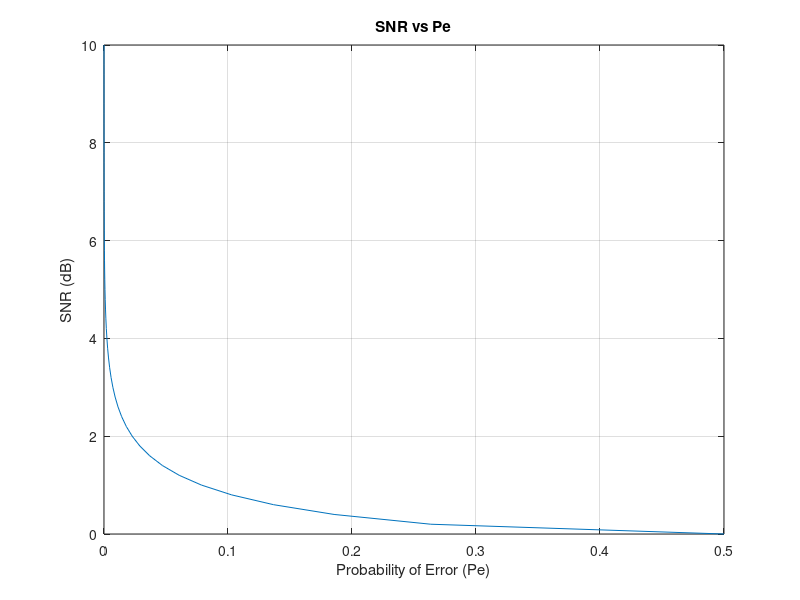
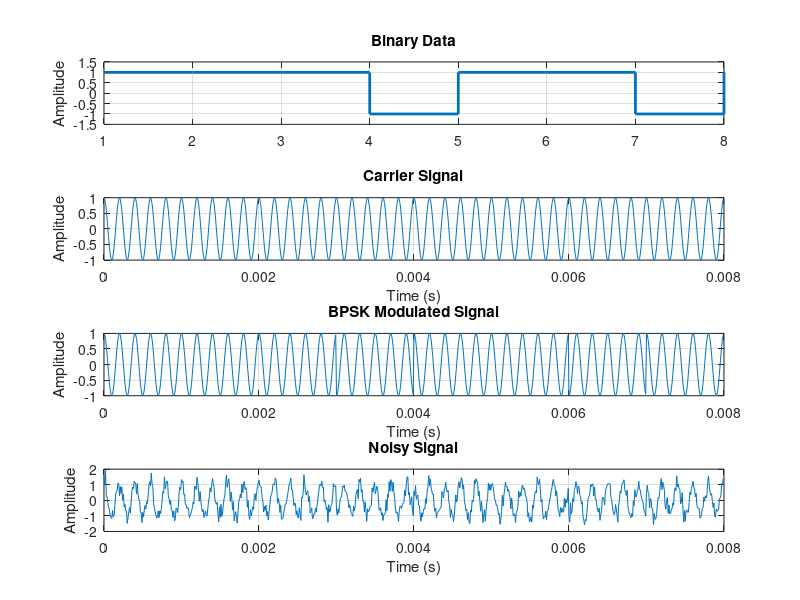

The MATLAB source for these figures, in order:
% Clear all variables, close figures, and clear command window
clear all;
clc;
close all;

% Parameters
n = 8; % Number of bits
SNR = 0:0.2:10; % SNR range in dB

% Generate BPSK Data Bits
data_bits = randi([0, 1], 1, n, "int8"); % Random binary data to be transmitted
for i = 1:length(data_bits)
    if data_bits(i) == 0
        data_bits(i) = -1; % Convert 0s to -1 for BPSK modulation
    end
end
display(data_bits);

% Transmission Parameters
bit_rate = 1e3;                  % Bit rate in bits per second
carrier_freq = 5e3;              % Carrier frequency in Hz
sampling_freq = 1e5;             % Sampling frequency (must be much higher than carrier frequency)
samples_per_bit = sampling_freq / bit_rate;  % Number of samples per bit

% Generate time vector for the signal duration
t = 0:1/sampling_freq:(length(data_bits) / bit_rate) - 1 / sampling_freq;

% Generate the carrier signal
carrier = cos(2 * pi * carrier_freq * t); % Carrier waveform at specified frequency

% BPSK Modulation
bpsk_signal = zeros(1, length(t));  % Initialize BPSK modulated signal
for i = 1:length(data_bits)
    if data_bits(i) == 1
        bpsk_signal((i-1)*samples_per_bit+1 : i*samples_per_bit) = carrier((i-1)*samples_per_bit+1 : i*samples_per_bit);
    else
        bpsk_signal((i-1)*samples_per_bit+1 : i*samples_per_bit) = -carrier((i-1)*samples_per_bit+1 : i*samples_per_bit);
    end
end

% Add Gaussian Noise to the BPSK Signal
Noisy_signal = awgn(bpsk_signal, 10); 



% Calculate Bit Energy (Eb)
Eb = sum(data_bits.^2) / length(data_bits); % Average bit energy
display(Eb);

% Calculate Noise Power and Probability of Error (Pe)
noise_power = Eb ./ SNR; % Calculate noise power for each SNR value
Pe = qfunc(sqrt(2 * SNR)); % Calculate theoretical Pe using Q-function

% Demodulate Noisy Signal
noisysignal_list = awgn(bpsk_signal,0.0001);
guess_bits = zeros(1, length(data_bits));
for i = 1:length(data_bits)
    if Noisy_signal((i-1)*samples_per_bit+1) > 0
        guess_bits(i) = 1;
    else
        guess_bits(i) = -1;
    end
end
display(guess_bits);

% Calculate Bit Error Rate (BER)
% Count the number of bit errors
bit_errors = sum(data_bits ~= guess_bits);

% Calculate BER
BER = bit_errors / length(data_bits);

% Display BER
disp(['Bit Error Rate (BER): ', num2str(BER)]);

% Plot Probability of Error (Pe) vs. SNR
figure;
plot(Pe, SNR);
title('SNR vs Pe');
xlabel('Probability of Error (Pe)');
ylabel('SNR (dB)');
grid on;

% Plot the results
figure;
subplot(4, 1, 1);
stairs([data_bits data_bits(end)], 'LineWidth', 2);  % Plot data bits
title('Binary Data');
ylabel('Amplitude');
axis([1 length(bpsk_signal) / samples_per_bit -1.5 1.5]);
grid on;

subplot(4, 1, 2);
plot(t, carrier);
title('Carrier Signal');
ylabel('Amplitude');
xlabel('Time (s)');
grid on;

subplot(4, 1, 3);
plot(t, bpsk_signal);
title('BPSK Modulated Signal');
ylabel('Amplitude');
xlabel('Time (s)');
grid on;

subplot(4, 1, 4);
plot(t, Noisy_signal);
title('Noisy Signal');
ylabel('Amplitude');
xlabel('Time (s)');
grid on;
